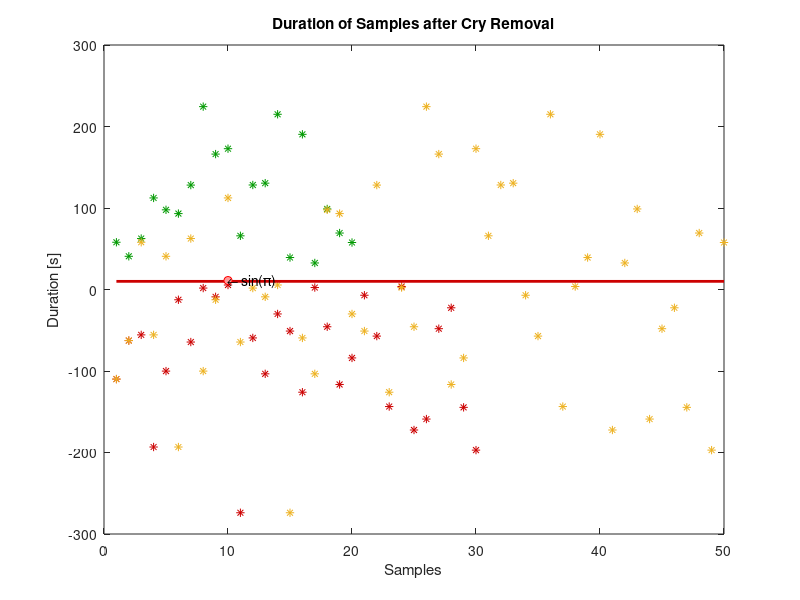

Write MATLAB code to recreate this figure.
% PLOT: Test the plots

% x = 0:pi/100:2*pi;
% y = sin(x);
% 
% % figure,
% % hax=axes;
% % 
% % band_end=length(x);
% % x_interval=floor(length(x)/4)
% % 
% % % for n_band = 1 : floor(length(x)/x_interval)
% %     band_start=band_end-(floor(x_interval));
% %     h_axe=get(hax,'YLim');
% %     
% %     %% Rectangle
% %     x_rec=x(band_start);
% %     y_rec=h_axe(1);
% %     w_rec=x_interval;
% %     h_rec=h_axe(2)-h_axe(1);
% %     rectangle('Position',[x(band_start) y_rec 2 h_rec],'FaceColor',[0.5 .5 .5],'EdgeColor','b',...
% %         'LineWidth',1); 
% %     hold on
% %     
% %     %% Lines
% %     line([x(band_start) x(band_start)],h_axe, 'Color',[0 0 0]); % Vertical lines differentiating the frequency bands
% %     line([x(band_start) x(band_end)], [mean(y(band_start:band_end)) mean(y(band_start:band_end))], 'LineWidth',2, 'Color',[1 0 0]); % Horizontal lines (mean)
% %     
% %     band_end=band_start;
% %     
% % end
% %  
% % %% Signal 
% % plot(x,y, 'LineWidth',4, 'Color',[0.4 1 0.4]); 
% % 
% % hold off
% 
% 
% %% Box plot 
% % figure, 
% y1=[2 3 4 3 4 5]';
% y2=[4 5 6 7 6 8]'; 
% y3=[2 9 1 3 4 5]';
% y4=[5 6 6 6 6 7]'; 
% y6=[5 6 6 6 6 7]'; 
% y5=[5 6 6 6 6 7]'; 
% y7=[5 6 6 6 6 7]'; 
% 
% % boxplot([y1,y2],'Labels',{'mu = 5','mu = 6'})
% % title('Boxplot test')
% % xlabel('Country of Origin')
% % ylabel('Miles per Gallon (MPG)')
% 
% % figure
% % boxplot([y1,y2, y4, y3, y5, y6, y7],'Labels',{'mu = 5', 'mu = 5','mu = 6', 'mu = 7','mu = 8', 'mu = 6', 'mu = 7','mu = 8'}); 
% % dim = [.2 .5 .3 .3];
% % str = 'Straight Line Plot from 1 to 10';
% % annotation('textbox',dim,'String',str,'FitBoxToText','on');
% % title('Compare Random Data from Different Distributions')
% % dim = [0 0.4 0.2 0.6];
% % annotation('rectangle',dim,'Color','red')
% % % load carsmall
% % figure,
% % boxplot(MPG,Origin)
% % title('Miles per Gallon by Vehicle Origin')
% % xlabel('Country of Origin')
% % ylabel('Miles per Gallon (MPG)')
% 
% 
% figure, 
% title('truc'); 
% subplot(2,1,1); plot(y2,y1) title('truc'); 
% subplot(2,1,2); plot(y1,y2)
% 
% 
% 
 length_time=randn(1,50)*100; min_ok=10;

figure, 
hax=axes;
h_axe=get(hax,'XLim');
length_short=length_time(length_time<min_ok);
length_ok=length_time(length_time>=min_ok);
plot(length_short, '*', 'Color',[0.8 0 0]); hold on
plot(length_ok, '*', 'Color',[0 0.6 0]);
plot(1:length(length_time), length_time, '*'); hold on
%plot(1:length(length_time),ones(1,length(length_time))*10 , '--', 'Color', 'r');
line([1,length(length_time)],[10,10], 'Color',[0.8 0 0], 'LineWidth', 2);
plot(10, 11, '-o', 'MarkerEdgeColor','red','MarkerFaceColor',[1 .6 .6])
text(10,11,'\leftarrow sin(\pi)')
hold off
title('Duration of Samples after Cry Removal')
xlabel('Samples')
ylabel('Duration [s]')
